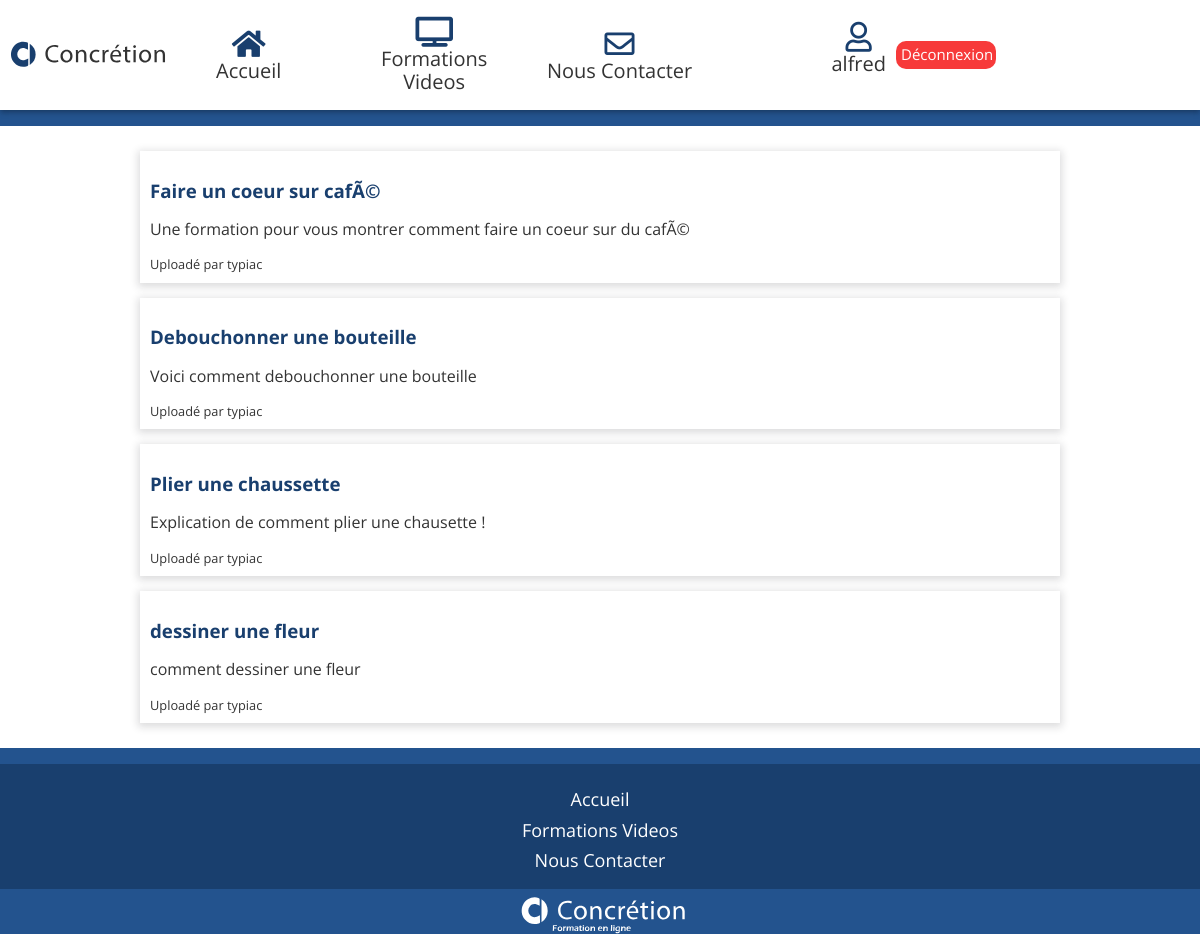
/controllers/formation.php (signed in), run on the app's committed database.
### tables this page shows
CREATE TABLE `videos` (
  `id` int(11) UNSIGNED NOT NULL,
  `name` varchar(120) NOT NULL,
  `content` text NOT NULL,
  `user_id` int(11) UNSIGNED NOT NULL,
  `file_name` varchar(100) NOT NULL
);

CREATE TABLE `users` (
  `id` int(11) UNSIGNED NOT NULL,
  `username` varchar(120) NOT NULL,
  `email` varchar(120) NOT NULL,
  `password` varchar(64) NOT NULL,
  `IsAdmin` tinyint(1) NOT NULL
);

### controllers/formation.php (called while the page is built)
<?php
include '../conf/Database.php';
try {
$sql1 = "SELECT videos.id AS idVideo,name,content,user_id,username from videos
            INNER JOIN users ON users.id = videos.user_id";
    $query = $connect->query($sql1);
    $videos = $query->fetchAll();
}
catch(PDOException $e) {
    echo $e->getMessage();
}
$template = 'formation';
include '../layout.phtml';

### templates/formation.phtml (the view, shortened to what this page needs)
<div class="onlyPc">
  <?php if (!empty($_SESSION['username'])){ ?>
  <section class="containerListeFormation">
    <ul class="videos-list">
      <?php foreach($videos as $video): ?>
      <a href="<?= $path ?>controllers/video.php?id=<?= intval($video['idVideo']) ?>">
        <li class="videoLi">
          <h3>
            <?= htmlspecialchars($video['name']) ?>
          </h3>
          <p>
            <?= htmlspecialchars($video['content']) ?>
          </p>
          <small>
            Uploadé par <?= htmlspecialchars($video['username']) ?>
          </small>
        </li>
      </a>
      <?php endforeach; ?>
    </ul>
  </section>
  <?php } ?>
</div>

### css/style.css (style rules this page uses)
* { box-sizing: border-box; }
html { font-size: 62.5%; }
body { font-size: 1.6rem; font-family: "Open Sans", sans-serif; background-color: #23538e; color: #3c3b37 }
h3 { color: #333333; }
.containerListeFormation { width: 970px; margin: auto; }
.onlyPc { display: none; }
.videos-list { padding: 10px; }
.onlyPc li { list-style-type: none; }
.onlyPc a { text-decoration: none; color: #333333; }
.onlyPc h3 { color: #193f6e; }
.onlyPc .videoLi { padding: 10px; margin: 15px; box-shadow: 0 2px 8px 2px rgba(20, 23, 28, .15); }
@media screen and (min-width: 1025px) { .onlyPc { display: block; } }

### data on the page
videos: name "Faire un coeur sur cafÃ©", content "Une formation pour vous montrer comment faire un coeur sur du cafÃ©", user.username "typiac"
videos: name "Debouchonner une bouteille", content "Voici comment debouchonner une bouteille", user.username "typiac"
videos: name "Plier une chaussette", content "Explication de comment plier une chausette !", user.username "typiac"
videos: name "dessiner une fleur", content "comment dessiner une fleur", user.username "typiac"

### other printed values
$_SESSION['username'] "alfred"
